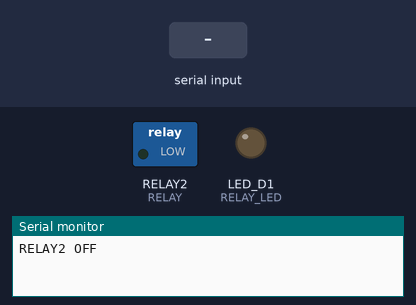
Bench run of a sketch on a simulated Arduino Opta. On the bench: switched loads named in the sketch (green lamp = pin HIGH), output pins drawn as LEDs (lit = HIGH), the last lines printed to the serial monitor. Inputs (shaded band) come from the test bench.

Above: at 1.2 s.
1.3 s: "1" received over Serial
At 2.5 s:
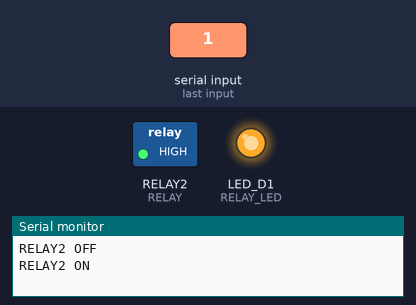
2.8 s: "0" received over Serial
At 3.6 s:
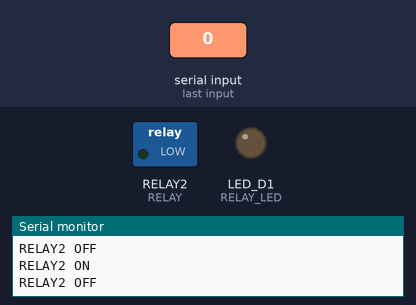
Timing chart, 0 to 5.8 s (numbered marks = the images above; inputs shaded):
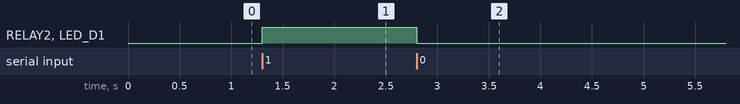

Measured:
- after the input at 1.3 s, RELAY2 (RELAY), LED_D1 (RELAY_LED): LOW → HIGH at once
- after the input at 2.8 s, RELAY2 (RELAY), LED_D1 (RELAY_LED): HIGH → LOW at once

The sketch:

opta_lamp_relay.ino
```cpp
const int RELAY = D1;          // relay 2
const int RELAY_LED = LED_D1;
const unsigned long MAX_ON_MS = 30000;   // safety cutoff

bool relayOn = false;
unsigned long onSince = 0;

void setRelay(bool on) {
  relayOn = on;
  digitalWrite(RELAY, on ? HIGH : LOW);
  digitalWrite(RELAY_LED, on ? HIGH : LOW);
  if (on) onSince = millis();
  Serial.println(on ? "RELAY2 ON" : "RELAY2 OFF");
}

void setup() {
  Serial.begin(115200);
  pinMode(RELAY, OUTPUT);
  pinMode(RELAY_LED, OUTPUT);
  setRelay(false);
}

void loop() {
  if (relayOn && millis() - onSince > MAX_ON_MS) {
    Serial.println("TIMEOUT");
    setRelay(false);
  }
  if (!Serial.available()) return;
  char c = Serial.read();
  if (c == '1') setRelay(true);
  else if (c == '0') setRelay(false);
  else if (c == '?') Serial.println(relayOn ? "RELAY2 ON" : "RELAY2 OFF");
}
```
